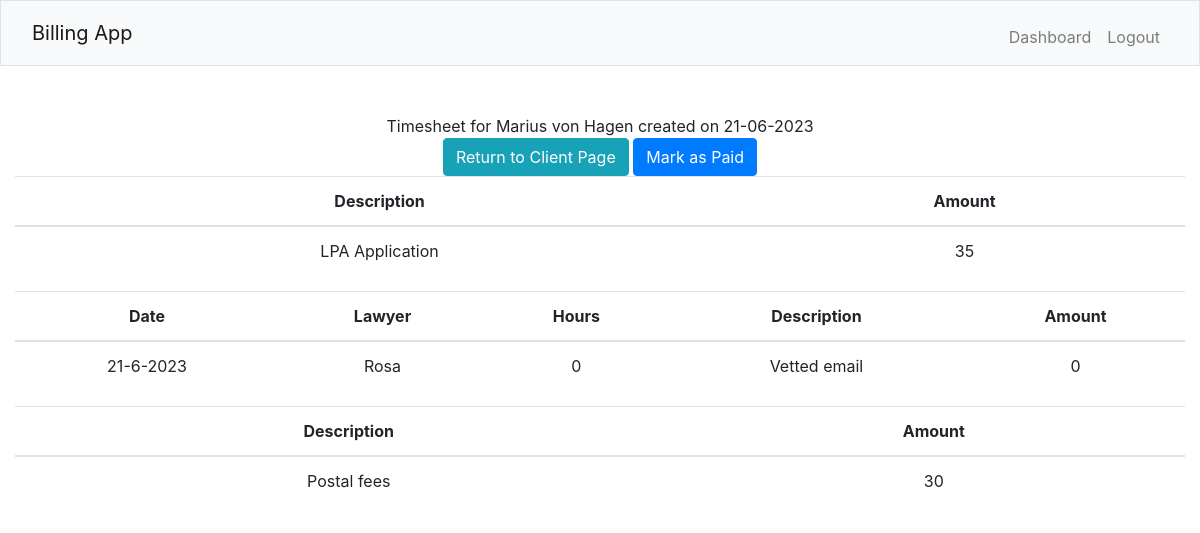
/timesheets/25 (signed in), run on the app's committed database.
### tables this page shows
CREATE TABLE clients(id INTEGER PRIMARY KEY AUTOINCREMENT NOT NULL, name TEXT NOT NULL, email TEXT NOT NULL, in_progress INTEGER NOT NULL DEFAULT 0, payment_pending INTEGER NOT NULL DEFAULT 0, payment_received INTEGER NOT NULL DEFAULT 0, firm INTEGER NOT NULL DEFAULT 1);

CREATE TABLE timesheets(id INTEGER PRIMARY KEY AUTOINCREMENT NOT NULL, client_id INTEGER NOT NULL, status INTEGER NOT NULL, created DATETIME NOT NULL, firm INTEGER NOT NULL DEFAULT 1, FOREIGN KEY (client_id) REFERENCES clients(id), FOREIGN KEY (status) REFERENCES status_list(id));

CREATE TABLE fixed_fees (id INTEGER PRIMARY KEY AUTOINCREMENT NOT NULL, description TEXT NOT NULL, amount NUMERIC NOT NULL, firm INTEGER NOT NULL DEFAULT 1);

CREATE TABLE tasks(id INTEGER PRIMARY KEY AUTOINCREMENT NOT NULL, user_id INTEGER NOT NULL, client_id INTEGER NOT NULL, timesheet_id INTEGER NOT NULL, datetime DATETIME NOT NULL, duration NUMERIC NOT NULL, description TEXT NOT NULL, amount NUMERIC NOT NULL, FOREIGN KEY (user_id) REFERENCES users(id), FOREIGN KEY (client_id) REFERENCES clients(id), FOREIGN KEY (timesheet_id) REFERENCES timesheets(id));

CREATE TABLE users (id INTEGER PRIMARY KEY AUTOINCREMENT NOT NULL, name TEXT NOT NULL, email TEXT NOT NULL, hash BLOB NOT NULL, rate NUMERIC NOT NULL DEFAULT (0), firm INTEGER NOT NULL DEFAULT 1);

CREATE TABLE disbursements (id INTEGER PRIMARY KEY AUTOINCREMENT NOT NULL, timesheet_id INTEGER NOT NULL, description TEXT NOT NULL, amount NUMERIC NOT NULL, FOREIGN KEY (timesheet_id) REFERENCES timesheets(id));

### app.py (the view)
@app.route("/timesheets/<id>", methods=["GET"])
@login_required
def timesheet(id):
    connection = sqlite3.connect("database.db")
    connection.row_factory = sqlite3.Row
    cursor = connection.cursor()
    timesheet = cursor.execute("SELECT * FROM timesheets WHERE id = ?", [id]).fetchone()
    client_id = timesheet["client_id"]
    user_id = session["user_id"]
    rel = cursor.execute("SELECT * FROM users_clients WHERE user_id = ? AND client_id = ?", [user_id, client_id]).fetchall()
    if len(rel) != 0:
        client = cursor.execute("SELECT * FROM clients WHERE id = ?", [client_id]).fetchone()
        rows = cursor.execute("SELECT * FROM tasks WHERE timesheet_id = ?", [id]).fetchall()
        tasks = []
        for row in rows:
            task = {}
            lawyer_info = cursor.execute("SELECT * FROM users WHERE id = ?", [row["user_id"]]).fetchone()
            task["lawyer"] = lawyer_info["name"]
            task["datetime"] = row["datetime"]
            task["description"] = row["description"]
            task["duration"] = row["duration"]
            task["amount"] = row["amount"]
            tasks.append(task)
        d_rows = cursor.execute("SELECT * FROM disbursements WHERE timesheet_id = ?", [id]).fetchall()
        disbursements = []
        for d_row in d_rows:
            disbursement = {}
            disbursement["description"] = d_row["description"]
            disbursement["amount"] = d_row["amount"]
            disbursements.append(disbursement)
        fixed_rows = cursor.execute("SELECT * FROM fixed_fee_charges WHERE timesheet_id = ?", [id]).fetchall()
        fixed_fees = []
        for fixed_row in fixed_rows:
            fixed_fee = {}
            fee_type = fixed_row["fixed_fee"]
            fixed_fee["description"] = cursor.execute("SELECT * FROM fixed_fees WHERE id = ?", [fee_type]).fetchone()["description"]
            fixed_fee["amount"] = fixed_row["amount"]
            fixed_fees.append(fixed_fee)
        connection.close()
        return render_template("timesheet.html", timesheet=timesheet, client=client, tasks=tasks,
                               disbursements=disbursements, fixed_fees=fixed_fees)
    else:
        flash("You are not authorised to view this timesheet!")
        return redirect(url_for("home"))

### helpers.py (called while the page is built)
def login_required(f):
    @wraps(f)
    def decorated_function(*args, **kwargs):
        if session.get("user_id") is None:
            return redirect("/login")
        return f(*args, **kwargs)
    return decorated_function

### templates/timesheet.html (shortened to what this page needs)
{% extends "layout.html" %}
{% block main %}
    <div>
        Timesheet for {{ client["name"] }} created on {{ timesheet["created"] }}
    </div>
    <a href="{{ url_for('client', id=client['id']) }}" class="btn btn-info" role="button">Return to Client Page</a>
    {% if timesheet["status"] == 2 %}
        <button type="button" class="btn btn-primary" data-bs-toggle="modal" data-bs-target="#markAsPaidModal">
            Mark as Paid
        </button>
    {% endif %}
    {% if fixed_fees %}
        <table class="table">
            <thead>
                <tr>
                    <th scope="col">Description</th>
                    <th scope="col">Amount</th>
                </tr>
            </thead>
            <tbody>
                {% for fee in fixed_fees %}
                    <tr>
                        <td>{{ fee["description"] }}</td>
                        <td>{{ fee["amount"] }}</td>
                    </tr>
                {% endfor %}
            </tbody>
        </table>
    {% else %}
        There are currently no fixed fees for this invoice.
    {% endif %}
    {% if tasks %}
        <table class="table">
            <thead>
                <tr>
                    <th scope="col">Date</th>
                    <th scope="col">Lawyer</th>
                    <th scope="col">Hours</th>
                    <th scope="col">Description</th>
                    <th scope="col">Amount</th>
                </tr>
            </thead>
            <tbody>
                {% for task in tasks %}
                    <tr>
                        <td>{{ task["datetime"] }}</td>
                        <td>{{ task["lawyer"] }}</td>
                        <td>{{ task["duration"] }}</td>
                        <td>{{ task["description"] }}</td>
                        <td>{{ task["amount"] }}</td>
                    </tr>
                {% endfor %}
            </tbody>
        </table>
    {% else %}
        There are currently no tasks in this timesheet.
    {% endif %}
    {% if disbursements %}
        <table class="table">
            <thead>
                <tr>
                    <th scope="col">Description</th>
                    <th scope="col">Amount</th>
                </tr>
            </thead>
            <tbody>
                {% for disbursement in disbursements %}
                    <tr>
                        <td>{{ disbursement["description"] }}</td>
                        <td>{{ disbursement["amount"] }}</td>
                    </tr>
                {% endfor %}
            </tbody>
        </table>
    {% else %}
        There are currently no disbursements for this invoice.
    {% endif %}
{% endblock %}

### templates/layout.html (shortened to what this page needs)
<!DOCTYPE html>
<html lang="en">
    <head>
        <link rel="stylesheet" href="https://cdn.jsdelivr.net/npm/bootstrap@4.1.3/dist/css/bootstrap.min.css">
    </head>
    <body>
        <nav class="bg-light border navbar navbar-expand-md navbar-light">
            <div class="container-fluid">
                <a class="navbar-brand" href="/">Billing App</a>
                <div class="collapse navbar-collapse" id="navbar">
                    {% if session["user_id"] %}
                        <ul class="navbar-nav ml-auto mt-2">
                            <li class="nav-item"><a class="nav-link" href="/dashboard">Dashboard</a></li>
                            <li class="nav-item"><a class="nav-link" href="/logout">Logout</a></li>
                        </ul>
                    {% else %}
                        <ul class="navbar-nav ml-auto mt-2">
                            <li class="nav-item"><a class="nav-link" href="/register">Register</a></li>
                            <li class="nav-item"><a class="nav-link" href="/login">Login</a></li>
                        </ul>
                    {% endif %}
                </div>
            </div>
        </nav>
        <main class="container-fluid py-5 text-center">
            {% block main %}{% endblock %}
        </main>
    </body>
</html>

### data on the page
clients: name "Marius von Hagen"
timesheets: created "21-06-2023"
fixed_fees: description "LPA Application", amount "35"
tasks: datetime "21-6-2023", description "Vetted email"
users: lawyer "Rosa"
disbursements: description "Postal fees", amount "30"

### other printed values
{{ task["duration"] }} "0"
{{ task["amount"] }} "0"
